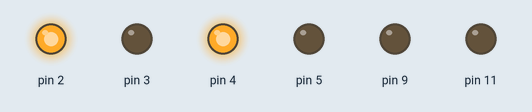
Simulated run of this sketch. Board: Arduino Uno, built with avr-gcc and run on an emulated ATmega328P. Parts: output pins drawn as LEDs (lit = HIGH).

Above: at 0.2 s.
At 1.7 s:
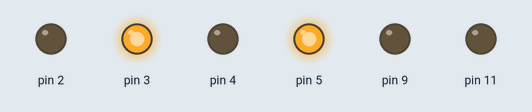
Timing chart, 0 to 3.0 s (numbered marks = the images above):
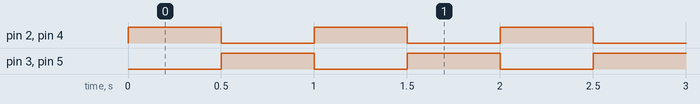

The sketch:

test.ino
```cpp
#include "SimpleDuino.cpp"

TwoMotors myrobot;

void setup() {
	myrobot.begin(2, 3, 4, 5, 9, 11);
}

void loop() {
	myrobot.forward();
	delay(500);
	myrobot.backward();
	delay(500);
}
```

SimpleDuino.cpp
```cpp
// V0.0.0 Stable

#include <Arduino.h>

// SimpleDuino

class TwoMotors {
  public:
    int IN1;
    int IN2;
    int IN3;
    int IN4;
    int SPEED1;
    int SPEED2;
    void forward() {
      digitalWrite(IN1, HIGH);
      digitalWrite(IN2, LOW);
      digitalWrite(IN3, HIGH);
      digitalWrite(IN4, LOW);
    }
    void backward() {
      digitalWrite(IN1, LOW);
      digitalWrite(IN2, HIGH);
      digitalWrite(IN3, LOW);
      digitalWrite(IN4, HIGH);
    }
    void left() {
      digitalWrite(IN1, HIGH);
      digitalWrite(IN2, LOW);
      digitalWrite(IN3, LOW);
      digitalWrite(IN4, HIGH);
    }
    void right() {
      digitalWrite(IN1, LOW);
      digitalWrite(IN2, HIGH);
      digitalWrite(IN3, HIGH);
      digitalWrite(IN4, LOW);
    }
    void stop() {
      digitalWrite(IN1, LOW);
      digitalWrite(IN2, LOW);
      digitalWrite(IN3, LOW);
      digitalWrite(IN4, LOW);
    }
    void changeSpeed(int speed) {
      analogWrite(SPEED1, speed);
      analogWrite(SPEED2, speed);
    }
    void begin(int IN1_user, int IN2_user, int IN3_user, int IN4_user, int SPEED1_user, int SPEED2_user) {
      IN1 = IN1_user;
      IN2 = IN2_user;
      IN3 = IN3_user;
      IN4 = IN4_user;
      SPEED1 = SPEED1_user;
      SPEED2 = SPEED2_user;
      pinMode(IN1, OUTPUT);
      pinMode(IN2, OUTPUT);
      pinMode(IN3, OUTPUT);
      pinMode(IN4, OUTPUT);
      pinMode(SPEED1, OUTPUT);
      pinMode(SPEED2, OUTPUT);
    }
};
```

Measured:
- by itself, pin 2–5: alternates HIGH for 0.50 s and LOW for 0.50 s
